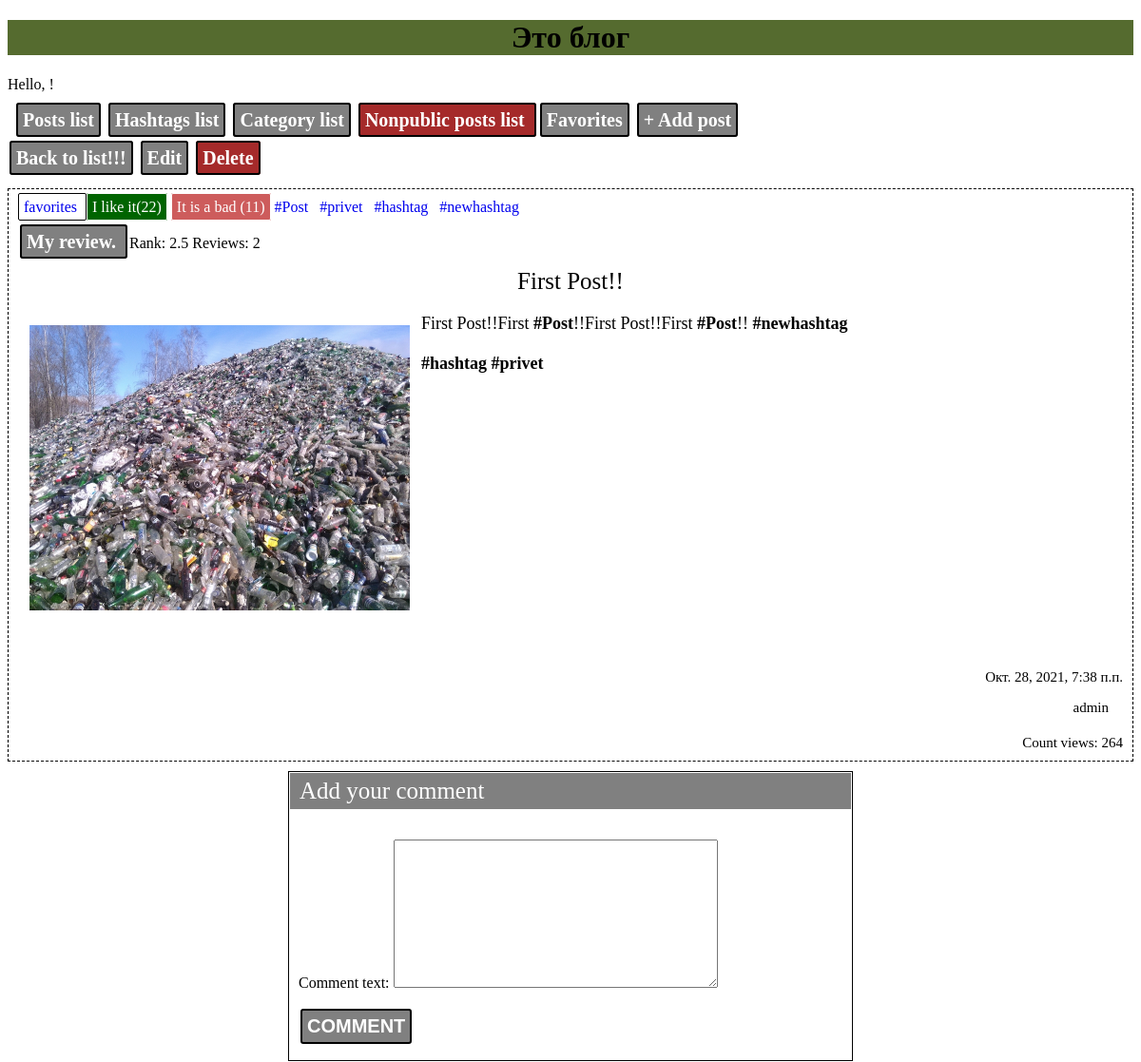
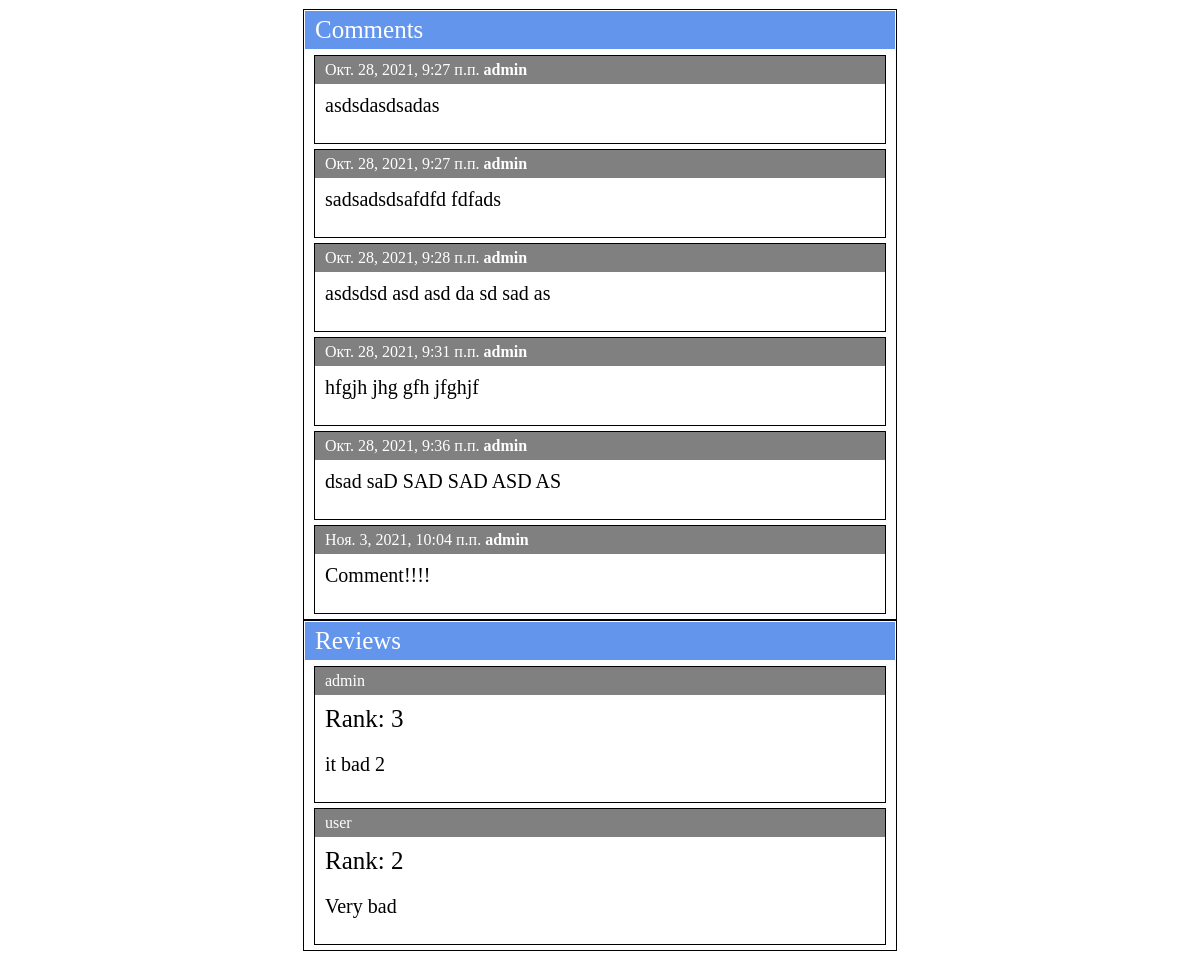
Page /post/post_detail/1 on the committed database (2 pictures, top to bottom).
### blog/models.py (models this page shows, shortened)
class Post(models.Model):
    title = models.CharField(max_length=128)
    image = models.ImageField(upload_to='images/', null=True, blank=True)
    text = models.TextField()
    created_date = models.DateTimeField(auto_now_add=True)
    author = models.ForeignKey(User, on_delete=models.CASCADE)
    count_view = models.PositiveIntegerField(default=0)
    like = models.PositiveIntegerField(default=0)
    dislike = models.PositiveIntegerField(default=0)
    public = models.BooleanField(default=False)
    hashtags = models.ManyToManyField(Hashtag, related_name='posts')
    category = models.ForeignKey(Category, on_delete=models.CASCADE, null=True, blank=True, related_name='posts')
    favorites = models.ManyToManyField(User, related_name='favorites_posts')
    def save(self, *args, **kwargs):
        super().save(*args, **kwargs)
        tmp = self.text
        for sep in '.!-,?':
            tmp = tmp.replace(sep, ' ')
        tags = [tag for tag in tmp.split() if tag.startswith('#') and len(tag) > 1]
        self.hashtags.clear()
        for tag in tags:
            obj, create = Hashtag.objects.get_or_create(tag=tag)
            self.hashtags.add(obj)
    def html_hashtag(self):
        tags = self.hashtags.all()
        result = self.text
        for tag in tags:
            result = result.replace(tag.tag, f'<b class="hashtag">{tag.tag}</b>')
        result = result.replace('\n', '<br>')
        return result

class Hashtag(models.Model):
    tag = models.CharField(max_length=64, unique=True)

class Comment(models.Model):
    comment_text = models.TextField()
    created_date = models.DateTimeField(auto_now_add=True)
    author = models.ForeignKey(User, on_delete=models.CASCADE)
    post = models.ForeignKey(Post, on_delete=models.CASCADE, related_name='comments')

class Review(models.Model):
    post = models.ForeignKey(Post, on_delete=models.CASCADE, related_name='reviews')
    text = models.TextField()
    author = models.ForeignKey(User, on_delete=models.CASCADE)
    rang = models.IntegerField(choices=[(i, i) for i in range(1, 6)])

### blog/views.py (the view)
# urls.py: path('post_detail/<int:post_pk>', views.post_detail, name='post_detail'),
def post_detail(request, post_pk):
    post = get_object_or_404(Post, pk=post_pk)
    avg_rang = post.reviews.aggregate(Avg('rang'))
    if request.method == "POST":
        comment_form = CommentForm(request.POST)
        if comment_form.is_valid():
            comment = comment_form.save(commit=False)
            comment.author = request.user
            comment.post = post
            comment.save()
    else:
        post.count_view += 1
        post.save()
    try:
        favorite = post.favorites.get(pk=request.user.pk)
    except ObjectDoesNotExist:
        favorite = False
    comment_form = CommentForm()
    comments = Comment.objects.filter(post=post_pk)
    reviews = Review.objects.filter(post=post_pk)
    return render(request, "blog/post_deteil.html", {'reviews': reviews, 'avg_rang':avg_rang['rang__avg'], 'post': post, 'comments': comments, 'comment_form': comment_form, 'favorites': favorite})

### blog/forms.py
class CommentForm(forms.ModelForm):
    class Meta:
        model = Comment
        fields = {
            'comment_text',
        }

### blog/templates/blog/post_deteil.html (shortened to what this page needs)
{% extends 'blog/base.html' %}
{% block content %}
    <div>
        <a class="btn" href="{% url 'posts_list' %}">Back to list!!!</a>
        <a class="btn" href="{% url 'edit_post' post_pk=post.pk %}">Edit</a>
        <a class="btn del" href="{% url 'del_post' post_pk=post.pk %}">Delete</a>
    </div>
    <div style="border:1px dashed; margin-top: 20px; padding: 10px; ">
        <div>
        <a class="favor" href="{% url 'change_favorite' post_pk=post.pk %}?lastpath={{request.path}}" {% if favorites %} style="background: yellow" {% endif %}>
            favorites
        </a>
        <a class="like" href="{% url 'post_like' post_pk=post.pk %}">I like it({{post.like}})</a>
        <a class="like dis" href="{% url 'post_dislike' post_pk=post.pk %}">It is a bad ({{post.dislike}})</a>
        {% for hashtag in post.hashtags.all %}
                <a href="{% url 'post_list_tag' hashtag.tag %}">{{hashtag.tag}}&nbsp;</a>&nbsp;
        {% endfor %}
           <p> <a class="btn" href="{% url 'post_review_add' post_pk=post.pk %}">My review. </a>Rank: {{avg_rang}} Reviews: {{post.reviews.count}}</p>
        </div>
        <div style="text-align: center; font-size: 25px; margin: 15px 15px 20px 15px;">
            {{post.title}}
        </div>
        <div style="text-align: justify; font-size: 18px">
                {%if post.image %}
                    <img src="{{ post.image.url }}" style="margin: 12px; border: 0px; float: left;  max-width: 400px; max-height: 300px;">
                {% else %}
                    <img src="/media/images/default/nophoto.png" style="margin: 12px; border: 0px; float: left;  max-width: 400px; max-height: 300px;">
                {% endif %}
            <p>
                {% autoescape off %}
                    {{post.html_hashtag}}
                {% endautoescape %}
            </p>
        </div>
        <div style="text-align: right; font-size: 15px; margin-top: 50px">
            {{post.created_date}}
        </div>
            <div style="text-align: right;  font-size: 15px; margin: 15px 15px 20px 15px;">
                {%if post.author%}
                    {{post.author}}
                {% else %}
                    Unknown User
                {% endif %}
            </div>
        <div style="text-align: right; font-size: 15px;">
            Count views: {{post.count_view}}
        </div>
    </div>
    <div style="border: 1px solid;  width: 50%; margin: 10px auto">
        <div style="border: 1px solid; padding: 5px 10px; background-color: gray; color: white; font-size: 25px">Add your comment</div>
        <div style="padding: 10px 10px; margin: 5px 0px">
            <form method="post">{% csrf_token %}
                {{comment_form.as_p}}
                <button class="btn" type="submit">COMMENT</button>
            </form>
        </div>
    </div>
    <div style="border: 1px solid; margin: 10px 0px; width: 50%; margin: 0 auto">
        <div  style="border: 1px solid; padding: 5px 10px; background-color: cornflowerblue; color: white; font-size: 25px">Comments</div>
        {% for comment in comments%}
            <div style="border: 1px solid; margin: 5px 10px;">
                <div style="background-color: gray; color: white; padding: 5px 10px">{{comment.created_date}} <b>{{comment.author}}</b></div>
                <div style="font-size: 20px; padding: 10px">{{comment.comment_text}}</div>
            </div>
        {% endfor %}
    </div>
    <div style="border: 1px solid; margin: 10px 0px; width: 50%; margin: 0 auto">
        <div  style="border: 1px solid; padding: 5px 10px; background-color: cornflowerblue; color: white; font-size: 25px">Reviews</div>
        {% for review in reviews%}
            <div style="border: 1px solid; margin: 5px 10px;">
                <div style="background-color: gray; color: white; padding: 5px 10px">{{review.author}}</b></div>
                <div style="font-size: 25px; padding: 10px; ">Rank: {{review.rang}}</div>
                <div style="font-size: 20px; padding: 10px">{{review.text}}</div>
            </div>
        {% endfor %}
    </div>
{% endblock %}

### blog/static/css/style.css (style rules this page uses)
a { text-decoration: none; }
.btn { border: 2px solid black; border-radius: 3px; padding: 5px; background-color: gray; color: white; font-style: inherit; font-size: 20px; font-weight: bold; margin: 2px; }
.del { background-color: brown; }
.favor { border: 1px solid black; border-radius: 2px; padding: 5px; }
.like { border: 1px solid; background-color: darkgreen; border-radius: 2px; padding: 5px; color: white; }
.dis { background-color: indianred; }

### rows in the picture
Post: like "22", dislike "11", reviews.count "2", title "First Post!!", image (picture), html_hashtag "First Post!!First #Post !!First Post!!First #Post !! #newhashtag #hashtag #privet", created_date "Окт. 28, 2021, 7:38 п.п.", author "admin", count_view "264"
Hashtag: tag "#Post"
Hashtag: tag "#privet"
Hashtag: tag "#hashtag"
Hashtag: tag "#newhashtag"
Comment: created_date "Окт. 28, 2021, 9:27 п.п.", author "admin", comment_text "asdsdasdsadas"
Comment: created_date "Окт. 28, 2021, 9:27 п.п.", author "admin", comment_text "sadsadsdsafdfd fdfads"
Comment: created_date "Окт. 28, 2021, 9:28 п.п.", author "admin", comment_text "asdsdsd asd asd da sd sad as"
Comment: created_date "Окт. 28, 2021, 9:31 п.п.", author "admin", comment_text "hfgjh jhg gfh jfghjf"
Comment: created_date "Окт. 28, 2021, 9:36 п.п.", author "admin", comment_text "dsad saD SAD SAD ASD AS"
Comment: created_date "Ноя. 3, 2021, 10:04 п.п.", author "admin", comment_text "Comment!!!!"
Review: author "admin", rang "3", text "it bad 2"
Review: author "user", rang "2", text "Very bad"

### other values in the picture
{{ avg_rang }} "2.5"
